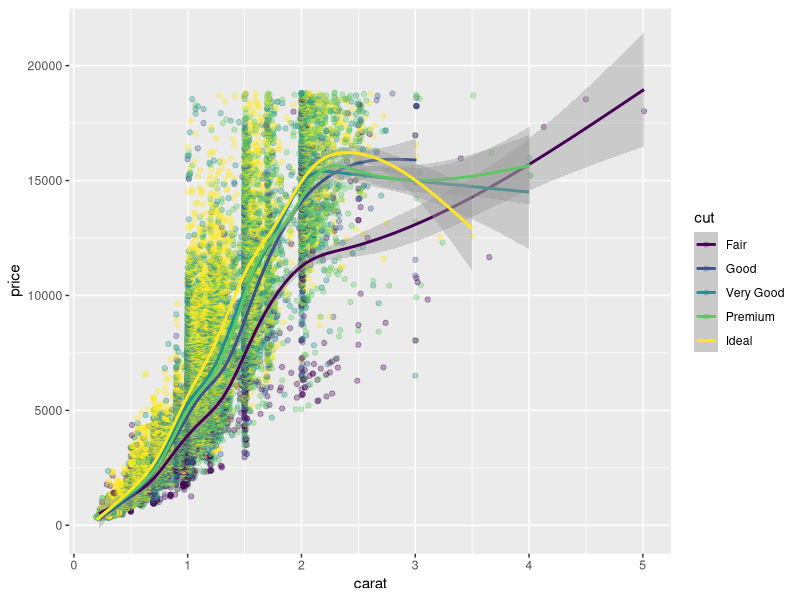

This chart was generated by the following R code:
## ---- chunk 1
knitr::opts_chunk$set(dev = 'pdf')
#install.packages("ggplot2")
library(ggplot2)
## ---- chunk 2
ggplot(diamonds, aes(carat, price,colour=cut)) +
    geom_point(alpha = 1/3) + stat_smooth()
